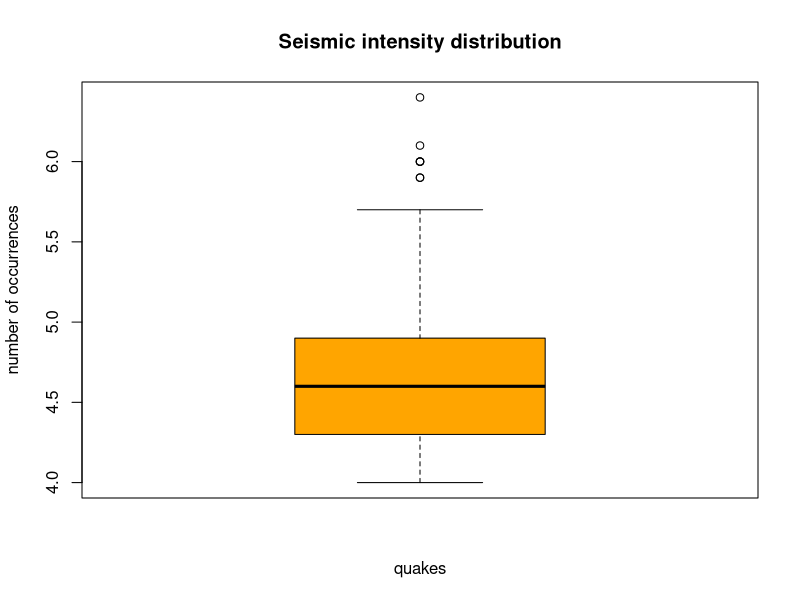
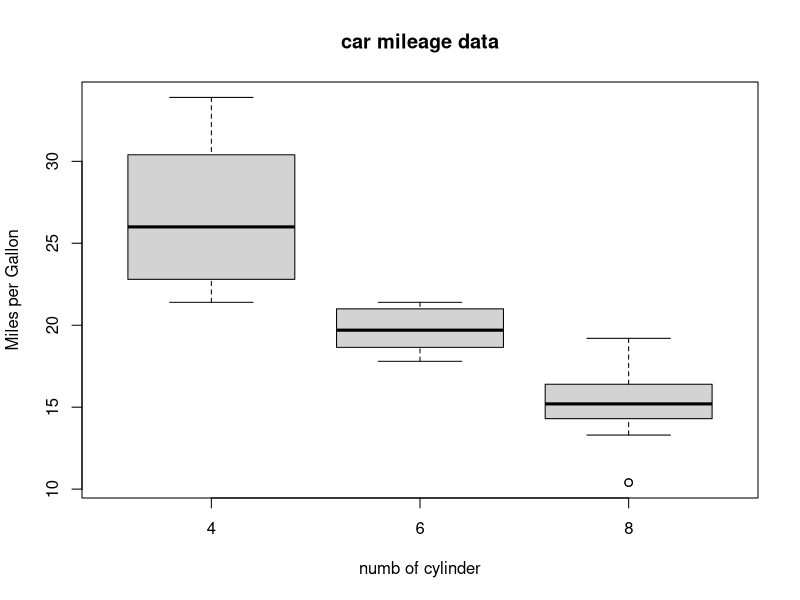

Recreate these plots in R, in order.
# box plot : max, min, median
# boxplot(x, data, main, xlab, ylab, col)
# data = dataframe


quakes

mag<-quakes$mag
mag

min(mag)
max(mag)

median(mag)

quantile(mag)

boxplot(mag, main='Seismic intensity distribution',
        xlab='quakes', ylab = 'number of occurrences',
        col = 'orange')

mtcars

attach(mtcars)

boxplot(mpg~cyl, data = mtcars , main = 'car mileage data',
        xlab = 'numb of cylinder', ylab = 'Miles per Gallon')

detach(mtcars)
